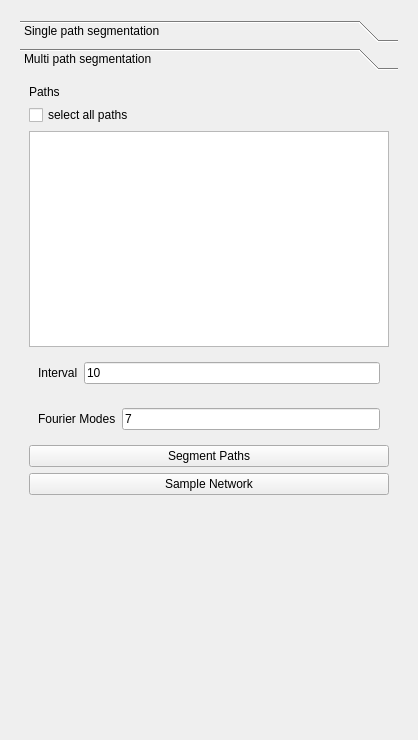
<?xml version="1.0" encoding="UTF-8"?>
<ui version="4.0">
 <class>sv4guiSeg2DEdit</class>
 <widget class="QWidget" name="sv4guiSeg2DEdit">
  <property name="geometry">
   <rect>
    <x>0</x>
    <y>0</y>
    <width>418</width>
    <height>740</height>
   </rect>
  </property>
  <property name="windowTitle">
   <string>Form</string>
  </property>
  <layout class="QVBoxLayout" name="verticalLayout_5">
   <item>
    <widget class="QWidget" name="widget_9" native="true">
     <layout class="QVBoxLayout" name="verticalLayout_7">
      <item>
       <widget class="QToolBox" name="segToolbox">
        <property name="currentIndex">
         <number>1</number>
        </property>
        <widget class="QWidget" name="page_2">
         <property name="geometry">
          <rect>
           <x>0</x>
           <y>0</y>
           <width>393</width>
           <height>654</height>
          </rect>
         </property>
         <attribute name="label">
          <string>Single path segmentation</string>
         </attribute>
         <layout class="QVBoxLayout" name="verticalLayout">
          <item>
           <widget class="QWidget" name="widget_8" native="true">
            <property name="sizePolicy">
             <sizepolicy hsizetype="Preferred" vsizetype="Preferred">
              <horstretch>0</horstretch>
              <verstretch>0</verstretch>
             </sizepolicy>
            </property>
            <layout class="QVBoxLayout" name="verticalLayout_4">
             <item>
              <widget class="QWidget" name="widget_4" native="true">
               <layout class="QGridLayout" name="gridLayout_2">
                <property name="leftMargin">
                 <number>0</number>
                </property>
                <property name="topMargin">
                 <number>5</number>
                </property>
                <property name="rightMargin">
                 <number>0</number>
                </property>
                <property name="bottomMargin">
                 <number>5</number>
                </property>
                <property name="spacing">
                 <number>5</number>
                </property>
                <item row="0" column="2">
                 <widget class="QCheckBox" name="checkBoxShowPath">
                  <property name="sizePolicy">
                   <sizepolicy hsizetype="Fixed" vsizetype="Fixed">
                    <horstretch>0</horstretch>
                    <verstretch>0</verstretch>
                   </sizepolicy>
                  </property>
                  <property name="text">
                   <string>Show Path</string>
                  </property>
                 </widget>
                </item>
                <item row="0" column="0">
                 <widget class="QLabel" name="label_6">
                  <property name="sizePolicy">
                   <sizepolicy hsizetype="Fixed" vsizetype="Preferred">
                    <horstretch>0</horstretch>
                    <verstretch>0</verstretch>
                   </sizepolicy>
                  </property>
                  <property name="text">
                   <string>Path:</string>
                  </property>
                 </widget>
                </item>
                <item row="0" column="1">
                 <widget class="QLabel" name="labelPathName">
                  <property name="text">
                   <string/>
                  </property>
                 </widget>
                </item>
               </layout>
              </widget>
             </item>
             <item>
              <widget class="Line" name="line_2">
               <property name="orientation">
                <enum>Qt::Horizontal</enum>
               </property>
              </widget>
             </item>
             <item>
              <widget class="QWidget" name="widget_5" native="true">
               <layout class="QGridLayout" name="gridLayout">
                <property name="leftMargin">
                 <number>0</number>
                </property>
                <property name="topMargin">
                 <number>5</number>
                </property>
                <property name="rightMargin">
                 <number>0</number>
                </property>
                <property name="bottomMargin">
                 <number>5</number>
                </property>
                <property name="spacing">
                 <number>5</number>
                </property>
                <item row="0" column="0">
                 <widget class="QLabel" name="label_16">
                  <property name="sizePolicy">
                   <sizepolicy hsizetype="Fixed" vsizetype="Preferred">
                    <horstretch>0</horstretch>
                    <verstretch>0</verstretch>
                   </sizepolicy>
                  </property>
                  <property name="text">
                   <string>Contour Group:</string>
                  </property>
                 </widget>
                </item>
                <item row="0" column="1">
                 <widget class="QLabel" name="labelGroupName">
                  <property name="text">
                   <string/>
                  </property>
                 </widget>
                </item>
                <item row="0" column="2">
                 <widget class="QPushButton" name="btnNewGroup">
                  <property name="sizePolicy">
                   <sizepolicy hsizetype="Fixed" vsizetype="Fixed">
                    <horstretch>0</horstretch>
                    <verstretch>0</verstretch>
                   </sizepolicy>
                  </property>
                  <property name="text">
                   <string>New Group</string>
                  </property>
                 </widget>
                </item>
               </layout>
              </widget>
             </item>
             <item>
              <widget class="Line" name="line_3">
               <property name="orientation">
                <enum>Qt::Horizontal</enum>
               </property>
              </widget>
             </item>
             <item>
              <widget class="QWidget" name="widget_7" native="true">
               <layout class="QHBoxLayout" name="horizontalLayout_9">
                <property name="spacing">
                 <number>0</number>
                </property>
                <property name="leftMargin">
                 <number>0</number>
                </property>
                <property name="topMargin">
                 <number>3</number>
                </property>
                <property name="rightMargin">
                 <number>0</number>
                </property>
                <property name="bottomMargin">
                 <number>3</number>
                </property>
                <item>
                 <widget class="QCheckBox" name="checkBoxLoftingPreview">
                  <property name="toolTip">
                   <string>Switch on to create a lofted surface from the group</string>
                  </property>
                  <property name="text">
                   <string>Lofting Preview</string>
                  </property>
                 </widget>
                </item>
                <item>
                 <widget class="QPushButton" name="btnLoftingOptions">
                  <property name="sizePolicy">
                   <sizepolicy hsizetype="Fixed" vsizetype="Fixed">
                    <horstretch>0</horstretch>
                    <verstretch>0</verstretch>
                   </sizepolicy>
                  </property>
                  <property name="text">
                   <string>Lofting Parameters...</string>
                  </property>
                 </widget>
                </item>
               </layout>
              </widget>
             </item>
             <item>
              <widget class="Line" name="line">
               <property name="frameShadow">
                <enum>QFrame::Plain</enum>
               </property>
               <property name="lineWidth">
                <number>2</number>
               </property>
               <property name="midLineWidth">
                <number>1</number>
               </property>
               <property name="orientation">
                <enum>Qt::Horizontal</enum>
               </property>
              </widget>
             </item>
             <item>
              <widget class="QWidget" name="widget_6" native="true">
               <layout class="QHBoxLayout" name="horizontalLayout_8">
                <property name="spacing">
                 <number>0</number>
                </property>
                <property name="leftMargin">
                 <number>0</number>
                </property>
                <property name="topMargin">
                 <number>0</number>
                </property>
                <property name="rightMargin">
                 <number>0</number>
                </property>
                <property name="bottomMargin">
                 <number>2</number>
                </property>
                <item>
                 <widget class="sv4guiResliceSlider" name="resliceSlider" native="true"/>
                </item>
               </layout>
              </widget>
             </item>
             <item>
              <widget class="QWidget" name="widget_2" native="true">
               <layout class="QHBoxLayout" name="horizontalLayout">
                <property name="spacing">
                 <number>5</number>
                </property>
                <property name="leftMargin">
                 <number>0</number>
                </property>
                <property name="topMargin">
                 <number>3</number>
                </property>
                <property name="rightMargin">
                 <number>0</number>
                </property>
                <property name="bottomMargin">
                 <number>5</number>
                </property>
                <item>
                 <widget class="QWidget" name="widget" native="true">
                  <layout class="QVBoxLayout" name="verticalLayout_3">
                   <property name="spacing">
                    <number>2</number>
                   </property>
                   <property name="leftMargin">
                    <number>0</number>
                   </property>
                   <property name="topMargin">
                    <number>0</number>
                   </property>
                   <property name="rightMargin">
                    <number>0</number>
                   </property>
                   <property name="bottomMargin">
                    <number>0</number>
                   </property>
                   <item>
                    <widget class="QWidget" name="paramWidget" native="true">
                     <layout class="QVBoxLayout" name="paramLayout">
                      <property name="spacing">
                       <number>30</number>
                      </property>
                      <property name="leftMargin">
                       <number>0</number>
                      </property>
                      <property name="topMargin">
                       <number>0</number>
                      </property>
                      <property name="rightMargin">
                       <number>0</number>
                      </property>
                      <property name="bottomMargin">
                       <number>0</number>
                      </property>
                      <item>
                       <widget class="QFrame" name="lsParamWidgetContainer">
                        <property name="frameShape">
                         <enum>QFrame::StyledPanel</enum>
                        </property>
                        <property name="frameShadow">
                         <enum>QFrame::Raised</enum>
                        </property>
                       </widget>
                      </item>
                      <item>
                       <widget class="QFrame" name="thresholdWidgetContainer">
                        <property name="frameShape">
                         <enum>QFrame::StyledPanel</enum>
                        </property>
                        <property name="frameShadow">
                         <enum>QFrame::Raised</enum>
                        </property>
                        <layout class="QHBoxLayout" name="horizontalLayout_7">
                         <property name="spacing">
                          <number>0</number>
                         </property>
                         <property name="leftMargin">
                          <number>0</number>
                         </property>
                         <property name="topMargin">
                          <number>0</number>
                         </property>
                         <property name="rightMargin">
                          <number>0</number>
                         </property>
                         <property name="bottomMargin">
                          <number>0</number>
                         </property>
                         <item>
                          <widget class="QGroupBox" name="thresholdParamWidget">
                           <property name="title">
                            <string>Threshold</string>
                           </property>
                           <property name="flat">
                            <bool>false</bool>
                           </property>
                           <layout class="QHBoxLayout" name="horizontalLayout_2">
                            <property name="spacing">
                             <number>0</number>
                            </property>
                            <property name="leftMargin">
                             <number>0</number>
                            </property>
                            <property name="topMargin">
                             <number>2</number>
                            </property>
                            <property name="rightMargin">
                             <number>0</number>
                            </property>
                            <property name="bottomMargin">
                             <number>0</number>
                            </property>
                            <item>
                             <widget class="QCheckBox" name="checkBoxPresetThreshold">
                              <property name="toolTip">
                               <string>switch on to use a specified value to create a contour.</string>
                              </property>
                              <property name="text">
                               <string> Preset</string>
                              </property>
                             </widget>
                            </item>
                            <item>
                             <widget class="ctkSliderWidget" name="sliderThreshold" native="true">
                              <property name="enabled">
                               <bool>true</bool>
                              </property>
                              <property name="decimals" stdset="0">
                               <number>1</number>
                              </property>
                              <property name="tickInterval" stdset="0">
                               <double>0.000000000000000</double>
                              </property>
                             </widget>
                            </item>
                           </layout>
                          </widget>
                         </item>
                        </layout>
                       </widget>
                      </item>
                     </layout>
                    </widget>
                   </item>
                   <item>
                    <widget class="Line" name="line_4">
                     <property name="lineWidth">
                      <number>0</number>
                     </property>
                     <property name="orientation">
                      <enum>Qt::Horizontal</enum>
                     </property>
                    </widget>
                   </item>
                   <item>
                    <widget class="QWidget" name="smoothWidget" native="true">
                     <layout class="QHBoxLayout" name="horizontalLayout_3">
                      <property name="spacing">
                       <number>0</number>
                      </property>
                      <property name="leftMargin">
                       <number>0</number>
                      </property>
                      <property name="topMargin">
                       <number>0</number>
                      </property>
                      <property name="rightMargin">
                       <number>0</number>
                      </property>
                      <property name="bottomMargin">
                       <number>0</number>
                      </property>
                      <item>
                       <widget class="QCheckBox" name="checkBoxSmooth">
                        <property name="toolTip">
                         <string>Switch on to smooth a contour after created by levelset or threshold</string>
                        </property>
                        <property name="text">
                         <string>Smooth   Fourier Number:</string>
                        </property>
                       </widget>
                      </item>
                      <item>
                       <widget class="QSpinBox" name="spinBoxSmoothNumber">
                        <property name="minimum">
                         <number>5</number>
                        </property>
                        <property name="maximum">
                         <number>20</number>
                        </property>
                        <property name="value">
                         <number>12</number>
                        </property>
                       </widget>
                      </item>
                     </layout>
                    </widget>
                   </item>
                   <item>
                    <widget class="QWidget" name="splineWidget" native="true">
                     <layout class="QHBoxLayout" name="horizontalLayout_4">
                      <property name="spacing">
                       <number>0</number>
                      </property>
                      <property name="leftMargin">
                       <number>0</number>
                      </property>
                      <property name="topMargin">
                       <number>0</number>
                      </property>
                      <property name="rightMargin">
                       <number>0</number>
                      </property>
                      <property name="bottomMargin">
                       <number>0</number>
                      </property>
                      <item>
                       <widget class="QCheckBox" name="checkBoxSpline">
                        <property name="toolTip">
                         <string>Switch on to  converte a contour to a SplinePolygon smooth  after created by levelset or threshold</string>
                        </property>
                        <property name="text">
                         <string>Convert to Spline   Ctrl No.:</string>
                        </property>
                       </widget>
                      </item>
                      <item>
                       <widget class="QSpinBox" name="spinBoxControlNumber">
                        <property name="minimum">
                         <number>5</number>
                        </property>
                        <property name="maximum">
                         <number>40</number>
                        </property>
                        <property name="value">
                         <number>12</number>
                        </property>
                       </widget>
                      </item>
                     </layout>
                    </widget>
                   </item>
                   <item>
                    <widget class="QWidget" name="batchWidget" native="true">
                     <layout class="QHBoxLayout" name="horizontalLayout_5">
                      <property name="spacing">
                       <number>0</number>
                      </property>
                      <property name="leftMargin">
                       <number>0</number>
                      </property>
                      <property name="topMargin">
                       <number>0</number>
                      </property>
                      <property name="rightMargin">
                       <number>0</number>
                      </property>
                      <property name="bottomMargin">
                       <number>0</number>
                      </property>
                      <item>
                       <widget class="QCheckBox" name="checkBoxBatch">
                        <property name="toolTip">
                         <string>Switch on to enable batch segmentation by levelset or threshold</string>
                        </property>
                        <property name="text">
                         <string>Batch Mode  List:</string>
                        </property>
                       </widget>
                      </item>
                      <item>
                       <widget class="QLineEdit" name="lineEditBatchList"/>
                      </item>
                     </layout>
                    </widget>
                   </item>
                   <item>
                    <widget class="Line" name="line_5">
                     <property name="lineWidth">
                      <number>0</number>
                     </property>
                     <property name="orientation">
                      <enum>Qt::Horizontal</enum>
                     </property>
                    </widget>
                   </item>
                   <item>
                    <widget class="QLabel" name="label">
                     <property name="text">
                      <string>Contour List:</string>
                     </property>
                    </widget>
                   </item>
                   <item>
                    <widget class="QListWidget" name="listWidget"/>
                   </item>
                  </layout>
                 </widget>
                </item>
                <item>
                 <widget class="QWidget" name="widget_3" native="true">
                  <layout class="QVBoxLayout" name="verticalLayout_2">
                   <property name="spacing">
                    <number>6</number>
                   </property>
                   <property name="leftMargin">
                    <number>0</number>
                   </property>
                   <property name="topMargin">
                    <number>0</number>
                   </property>
                   <property name="rightMargin">
                    <number>0</number>
                   </property>
                   <property name="bottomMargin">
                    <number>0</number>
                   </property>
                   <item>
                    <widget class="QPushButton" name="btnLevelSet">
                     <property name="toolTip">
                      <string>Click to show the levelset parameter panel.
Click again to create a contour by levelset.
(Shortcut: Ctrl+L)</string>
                     </property>
                     <property name="text">
                      <string>LevelSet</string>
                     </property>
                     <property name="checkable">
                      <bool>false</bool>
                     </property>
                    </widget>
                   </item>
                   <item>
                    <widget class="QPushButton" name="btnThreshold">
                     <property name="toolTip">
                      <string>Click to show the threshold parameter panel.

Click again and the button becomes blue (active for interaction). 
Then, you need to move the cursor to a 2D view window, click and hold the left moust button, move up/down, then release to finish a contour.

If &quot;Preset&quot; on,  a contour is created with a specified threshold value, you click the button.

(Shortcut: Ctrl+T)</string>
                     </property>
                     <property name="text">
                      <string>Threshold</string>
                     </property>
                    </widget>
                   </item>
                   <item>
                    <widget class="QPushButton" name="btnML">
                     <property name="text">
                      <string>NN</string>
                     </property>
                    </widget>
                   </item>
                   <item>
                    <widget class="QLabel" name="label_2">
                     <property name="text">
                      <string/>
                     </property>
                    </widget>
                   </item>
                   <item>
                    <widget class="QPushButton" name="btnCircle">
                     <property name="contextMenuPolicy">
                      <enum>Qt::CustomContextMenu</enum>
                     </property>
                     <property name="toolTip">
                      <string>Interactive method:
Click and the button becomes blue (active for interaction).
Then, you need to move the cursor to a 2D view window, click and move to create a contour.

Manual method:
Right click and manually provide center coordiantes and radius.</string>
                     </property>
                     <property name="text">
                      <string>Circle</string>
                     </property>
                     <property name="checkable">
                      <bool>false</bool>
                     </property>
                     <property name="checked">
                      <bool>false</bool>
                     </property>
                    </widget>
                   </item>
                   <item>
                    <widget class="QPushButton" name="btnEllipse">
                     <property name="contextMenuPolicy">
                      <enum>Qt::CustomContextMenu</enum>
                     </property>
                     <property name="toolTip">
                      <string>Interactive method:
Click and the button becomes blue (active for interaction).
Then, you need to move the cursor to a 2D view window, click and move to create a contour.

Manual method:
Right click and manually provide center coordiantes and semi-axis lengths.</string>
                     </property>
                     <property name="text">
                      <string>Ellipse</string>
                     </property>
                    </widget>
                   </item>
                   <item>
                    <widget class="QPushButton" name="btnSplinePoly">
                     <property name="contextMenuPolicy">
                      <enum>Qt::CustomContextMenu</enum>
                     </property>
                     <property name="toolTip">
                      <string>Interactive method:
Click and the button becomes blue (active for interaction). 
Then, you need to move the cursor to a 2D view window, click and move to add control points, double click or press &quot;F&quot; to finish.

Manual method:
Right click and manually provide coordiantes for control points.</string>
                     </property>
                     <property name="text">
                      <string>SplinePoly</string>
                     </property>
                    </widget>
                   </item>
                   <item>
                    <widget class="QPushButton" name="btnPolygon">
                     <property name="contextMenuPolicy">
                      <enum>Qt::CustomContextMenu</enum>
                     </property>
                     <property name="toolTip">
                      <string>Interactive method:
Click and the button becomes blue (active for interaction). 
Then, you need to move the cursor to a 2D view window, click and move to add control points, double click or press &quot;F&quot; to finish.

Manual method:
Right click and manually provide coordiantes for control points.</string>
                     </property>
                     <property name="text">
                      <string>Polygon</string>
                     </property>
                    </widget>
                   </item>
                   <item>
                    <widget class="QLabel" name="label_3">
                     <property name="text">
                      <string/>
                     </property>
                    </widget>
                   </item>
                   <item>
                    <widget class="QPushButton" name="btnSmooth">
                     <property name="toolTip">
                      <string>Smooth the selected contour using the specified Fourier number.</string>
                     </property>
                     <property name="text">
                      <string>Smooth</string>
                     </property>
                    </widget>
                   </item>
                   <item>
                    <widget class="QLabel" name="label_4">
                     <property name="text">
                      <string/>
                     </property>
                    </widget>
                   </item>
                   <item>
                    <widget class="QPushButton" name="btnCopy">
                     <property name="toolTip">
                      <string>Copy the selected contour.
(Shortcut: Ctrl+C)</string>
                     </property>
                     <property name="text">
                      <string>Copy</string>
                     </property>
                    </widget>
                   </item>
                   <item>
                    <widget class="QPushButton" name="btnPaste">
                     <property name="toolTip">
                      <string>Paste to the current location along the path.
(Shortcut: Ctrl+V)</string>
                     </property>
                     <property name="text">
                      <string>Paste</string>
                     </property>
                    </widget>
                   </item>
                   <item>
                    <widget class="QLabel" name="label_5">
                     <property name="text">
                      <string/>
                     </property>
                    </widget>
                   </item>
                   <item>
                    <widget class="QPushButton" name="btnDelete">
                     <property name="toolTip">
                      <string>Delete the selected contour.
(Shortcut: Ctrl+D)

You can also move the cursor to a 2D view and click.
Then, press key Delete to remove the shown contour.</string>
                     </property>
                     <property name="text">
                      <string>Delete</string>
                     </property>
                    </widget>
                   </item>
                   <item>
                    <spacer name="verticalSpacer">
                     <property name="orientation">
                      <enum>Qt::Vertical</enum>
                     </property>
                     <property name="sizeHint" stdset="0">
                      <size>
                       <width>20</width>
                       <height>40</height>
                      </size>
                     </property>
                    </spacer>
                   </item>
                  </layout>
                  <zorder>btnCircle</zorder>
                  <zorder>btnLevelSet</zorder>
                  <zorder>btnEllipse</zorder>
                  <zorder>btnPolygon</zorder>
                  <zorder>btnSplinePoly</zorder>
                  <zorder>btnDelete</zorder>
                  <zorder>btnThreshold</zorder>
                  <zorder>btnSmooth</zorder>
                  <zorder>btnCopy</zorder>
                  <zorder>btnPaste</zorder>
                  <zorder>label_2</zorder>
                  <zorder>label_3</zorder>
                  <zorder>label_4</zorder>
                  <zorder>label_5</zorder>
                  <zorder>btnML</zorder>
                 </widget>
                </item>
               </layout>
              </widget>
             </item>
            </layout>
           </widget>
          </item>
         </layout>
        </widget>
        <widget class="QWidget" name="page">
         <property name="geometry">
          <rect>
           <x>0</x>
           <y>0</y>
           <width>382</width>
           <height>642</height>
          </rect>
         </property>
         <attribute name="label">
          <string>Multi path segmentation</string>
         </attribute>
         <layout class="QVBoxLayout" name="verticalLayout_6">
          <item>
           <widget class="QLabel" name="label_7">
            <property name="text">
             <string>Paths</string>
            </property>
           </widget>
          </item>
          <item>
           <widget class="QCheckBox" name="selectAllPathsCheckBox">
            <property name="text">
             <string>select all paths</string>
            </property>
           </widget>
          </item>
          <item>
           <widget class="QListWidget" name="pathList"/>
          </item>
          <item>
           <widget class="QWidget" name="widget_10" native="true">
            <layout class="QHBoxLayout" name="horizontalLayout_6">
             <item>
              <widget class="QLabel" name="intervalLabel">
               <property name="text">
                <string>Interval</string>
               </property>
              </widget>
             </item>
             <item>
              <widget class="QLineEdit" name="intervalEdit">
               <property name="text">
                <string>10</string>
               </property>
              </widget>
             </item>
            </layout>
           </widget>
          </item>
          <item>
           <widget class="QWidget" name="widget_11" native="true">
            <layout class="QHBoxLayout" name="horizontalLayout_10">
             <item>
              <widget class="QLabel" name="fourierLabel">
               <property name="text">
                <string>Fourier Modes</string>
               </property>
              </widget>
             </item>
             <item>
              <widget class="QLineEdit" name="fourierEdit">
               <property name="text">
                <string>7</string>
               </property>
              </widget>
             </item>
            </layout>
           </widget>
          </item>
          <item>
           <widget class="QPushButton" name="multiSegButton">
            <property name="text">
             <string>Segment Paths</string>
            </property>
           </widget>
          </item>
          <item>
           <widget class="QPushButton" name="sampleNetButton">
            <property name="text">
             <string>Sample Network</string>
            </property>
           </widget>
          </item>
          <item>
           <spacer name="verticalSpacer_2">
            <property name="orientation">
             <enum>Qt::Vertical</enum>
            </property>
            <property name="sizeHint" stdset="0">
             <size>
              <width>20</width>
              <height>40</height>
             </size>
            </property>
           </spacer>
          </item>
         </layout>
        </widget>
       </widget>
      </item>
     </layout>
    </widget>
   </item>
  </layout>
 </widget>
 <customwidgets>
  <customwidget>
   <class>sv4guiResliceSlider</class>
   <extends>QWidget</extends>
   <header location="global">sv4gui_ResliceSlider.h</header>
   <container>1</container>
  </customwidget>
  <customwidget>
   <class>ctkSliderWidget</class>
   <extends>QWidget</extends>
   <header>ctkSliderWidget.h</header>
  </customwidget>
 </customwidgets>
 <resources/>
 <connections/>
</ui>
